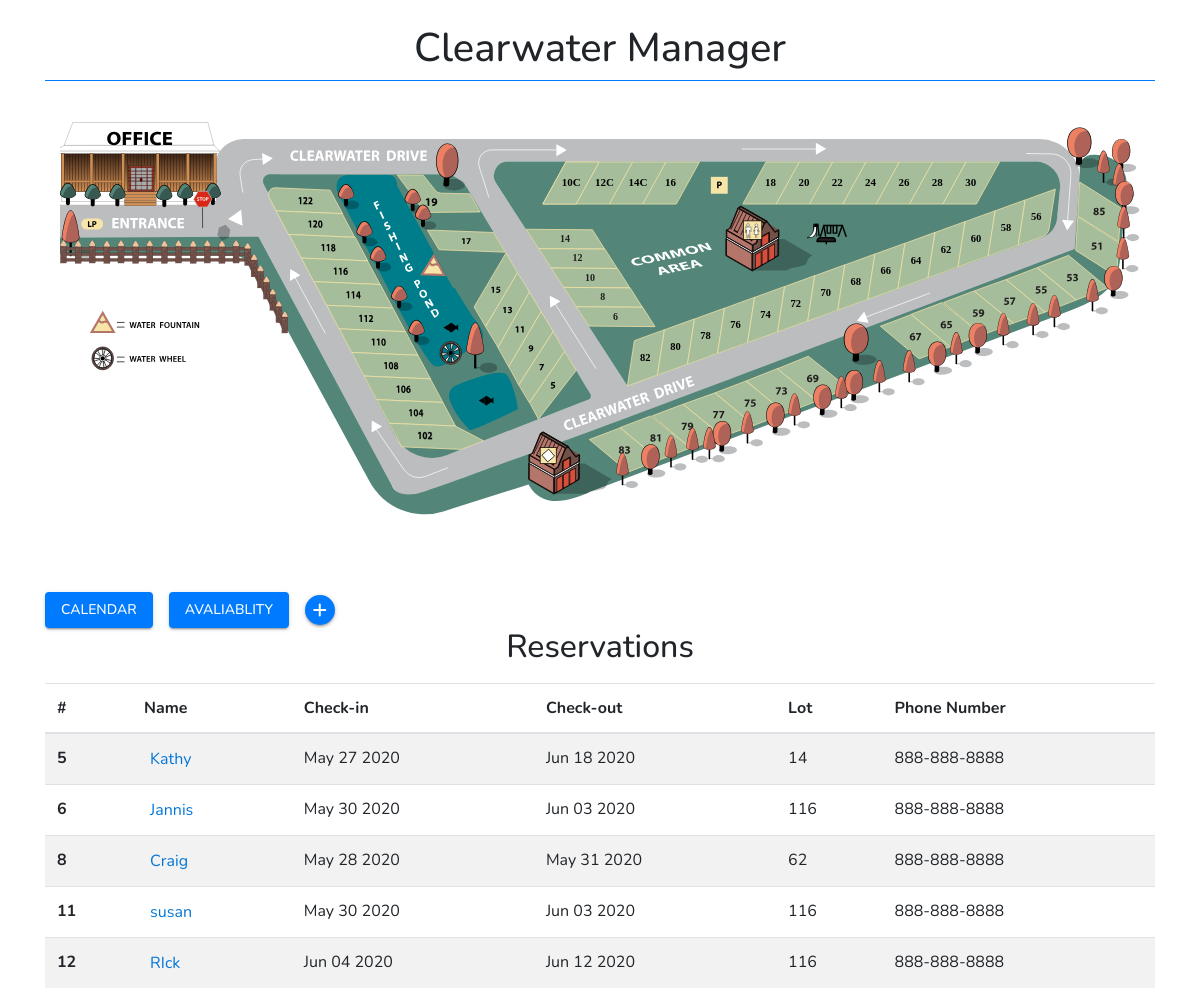
Page /dashboard/ (signed in) on the earlier database version.
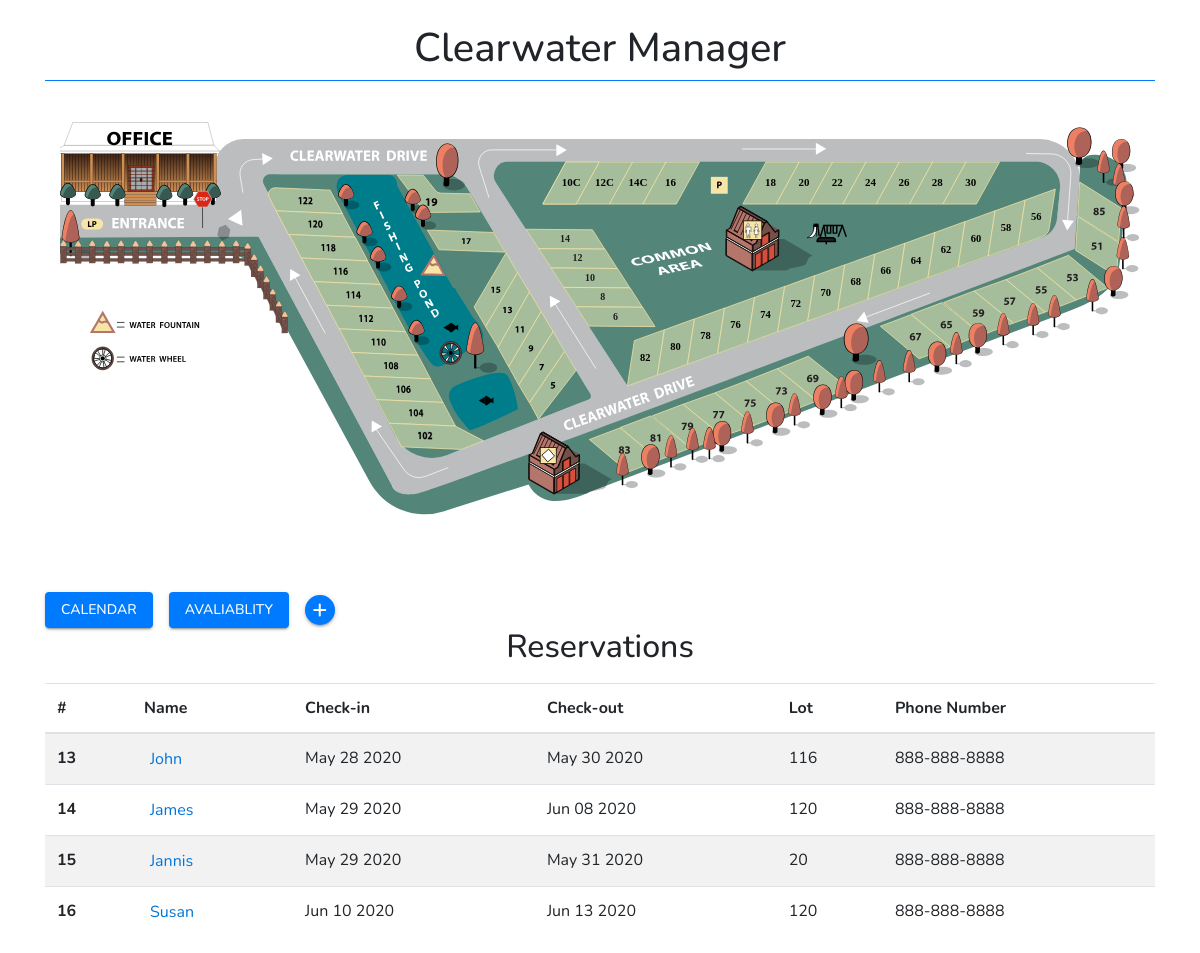
Same page on the later database version.
### manager/models.py (models this page shows, shortened)
class Customer(models.Model):
    name = models.CharField(max_length=255)
    site = models.IntegerField(null=True)
    title = models.CharField(max_length=255)
    start = models.DateTimeField()
    end = models.DateTimeField()
    phoneNum = models.CharField(max_length=25)

### manager/views.py (the view)
# urls.py: path('dashboard/', views.index, name='home'),
def index(request):
    if request.user.is_authenticated:
        customers = Customer.objects.all()
        return render(request, 'manager/index.html', {"customers": customers})
    else:
        return redirect('loginuser')

### templates/manager/index.html (shortened to what this page needs)
{% extends 'base.html' %}
{% load static %}
{% block content %}
<div class="container">
    <div class="row">
        <div class="col-sm-12">
            <h1 class="title text-center mb-0 pt-4 pb-2 border-bottom border-primary">Clearwater Manager</h1>
            <div class="container map">
                {% include 'partials/_map.html' %}
            </div>
        </div>
    </div>
</div>
<div class="container">
    <div class="row">
        <div class="col-sm-12">
            <div class="d-flex justify-content-left align-items-center">
              <a href="{% url 'calendar' %}" class="btn pure-material-button-contained bg-primary mr-3" >Calendar</a>
              <a href="{% url 'calendar' %}" class="btn pure-material-button-contained bg-primary mr-3" data-toggle="modal" data-target="#check-avaliability" >Avaliablity</a>
              <button type="button" class="btn-plus bg-primary" data-toggle="modal" data-target="#customer-form-modal"><i class="fas fa-plus"></i></button>
            </div>
            <h2 class="text-center mb-3">Reservations</h2>
            <table class="table table-striped">
                <thead>
                  <tr>
                    <th scope="col">#</th>
                    <th scope="col">Name</th>
                    <th scope="col">Check-in</th>
                    <th scope="col">Check-out</th>
                    <th scope="col">Lot</th>
                    <th scope="col">Phone Number</th>
                  </tr>
                </thead>
                <tbody>
                    {% for customer in customers %}
                  <tr>
                    <th scope="row">{{ customer.id }}</th>
                    <td class="name"><button type="button" data-toggle="modal" data-target="#customer-delete" class="btn-delete">{{ customer.name }}</button></td>
                    <td class="checkin">{{ customer.start|date:"M d Y" }}</td>
                    <td class="checkout">{{ customer.end|date:"M d Y" }}</td>
                    <td class="site">{{ customer.site }}</td>
                    <td>{{ customer.phoneNum }}</td>
                  </tr>
                    {% endfor %}
                </tbody>
              </table>
        </div>
    </div>
</div>
{% endblock %}

### templates/base.html (shortened to what this page needs)
{% load static %}
<!DOCTYPE html>
<html lang="en">
<head>
    <link rel="stylesheet" href="https://stackpath.bootstrapcdn.com/bootstrap/4.5.0/css/bootstrap.min.css">
    <link rel="stylesheet" href="{% static 'css/main.css' %}">
</head>
<body>
    {% block content %} {% endblock %}
</body>
</html>

### templates/partials/_map.html (shortened to what this page needs)
<svg xmlns="http://www.w3.org/2000/svg" xmlns:xlink="http://www.w3.org/1999/xlink" viewBox="0 0 1501.65 800"><g class="cls-1"><g id="PL_3" data-name="PL 3"><text class="cls-99" transform="translate(695.07 313.03)">14</text><text class="cls-99" transform="translate(712.51 339.94)">12</text><text class="cls-99" transform="translate(729.98 366.91)">10</text><text class="cls-99" transform="translate(751.34 393.87)">8</text><text class="cls-99" transform="translate(768.79 420.8)">6</text></g><g id="PL_4" data-name="PL 4"><text class="cls-100" transform="translate(697.68 235.35)">10C</text><text class="cls-100" transform="translate(744.04 235.35)">12C</text><text class="cls-100" transform="translate(790.39 235.35)">14C</text><text class="cls-100" transform="translate(841.3 235.35)">16</text><text class="cls-100" transform="translate(980.38 235.35)">18</text><text class="cls-100" transform="translate(1026.74 235.35)">20</text><text class="cls-100" transform="translate(1073.1 235.35)">22</text><text class="cls-100" transform="translate(1119.46 235.35)">24</text><text class="cls-100" transform="translate(1165.81 235.35)">26</text><text class="cls-100" transform="translate(1212.17 235.35)">28</text><text class="cls-100" transform="translate(1258.53 235.35)">30</text></g><g id="PL_5" data-name="PL 5"><text class="cls-101" transform="translate(806.54 478.14)">82</text><text class="cls-101" transform="translate(848.34 463.1)">80</text><text class="cls-101" transform="translate(890.15 448.06)">78</text><text class="cls-101" transform="translate(931.95 433.02)">76</text><text class="cls-101" transform="translate(973.76 417.98)">74</text><text class="cls-101" transform="translate(1015.56 402.95)">72</text><text class="cls-101" transform="translate(1057.37 387.91)">70</text><text class="cls-101" transform="translate(1099.17 372.87)">68</text><text class="cls-101" transform="translate(1140.98 357.83)">66</text><text class="cls-101" transform="translate(1182.78 342.79)">64</text><text class="cls-101" transform="translate(1224.59 327.75)">62</text><text class="cls-101" transform="translate(1266.39 312.71)">60</text><text class="cls-101" transform="translate(1308.2 297.67)">58</text><text class="cls-101" transform="translate(1350.01 282.63)">56</text></g></g>
</svg>

### manager/static/css/main.css (style rules this page uses)
body { font-family: 'Nunito', sans-serif; }
.map { margin-top: -4.0rem; }
.fa-plus { color: white; cursor: pointer; }
.btn-plus { display: -webkit-box; display: -ms-flexbox; display: flex; -webkit-box-pack: center; -ms-flex-pack: center; justify-content: center; -webkit-box-align: center; -ms-flex-align: center; align-items: center; width: 30px; height: 30px; border: none; border-radius: 50%; -webkit-box-shadow: 0 2px 2px 0 rgba(0,0,0,0.14), 0 3px 1px -2px rgba(0,0,0,0.12), 0 1px 5px 0 rgba(0,0,0,0.2); box-shadow: 0 2px 2px 0 rgba(0,0,0,0.14), 0 3px 1px -2px rgba(0,0,0,0.12), 0 1px 5px 0 rgba(0,0,0,0.2); cursor: pointer; outline: none; }
.btn-delete { border: none; background: none; color:#0275d8; }
.pure-material-button-contained { position: relative; display: inline-block; -webkit-box-sizing: border-box; box-sizing: border-box; border: none; border-radius: 4px; padding: 0 16px; min-width: 64px; height: 36px; vertical-align: middle; text-align: center; -o-text-overflow: ellipsis; text-overflow: ellipsis; text-transform: uppercase; color: rgb(var(--pure-material-onprimary-rgb, 255, 255, 255)); background-color: rgb(var(--pure-material-primary-rgb, 33, 150, 243)); -webkit-box-shadow: 0 3px 1px -2px rgba(0, 0, 0, 0.2), 0 2px 2px 0 rgba(0, 0, 0, 0.14), 0 1px 5px 0 rgba(0, 0, 0, 0.12); box-shadow: 0 3px 1px -2px rgba(0, 0, 0, 0.2), 0 2px 2px 0 rgba(0, 0, 0, 0.14), 0 1px 5px 0 rgba(0, 0, 0, 0.12); font-size: 14px; font-weight: 500; line-height: 36px; overflow: hidden; outline: none; cursor: pointer; -webkit-transition: -webkit-box-shadow 0.2s; transition: -webkit-box-shadow 0.2s; -o-transition: box-shadow 0.2s; transition: box-shadow 0.2s; transition: box-shadow 0.2s, -webkit-box-shadow 0.2s; }
.pure-material-button-contained::before { content: ""; position: absolute; top: 0; bottom: 0; left: 0; right: 0; background-color: rgb(var(--pure-material-onprimary-rgb, 255, 255, 255)); opacity: 0; -webkit-transition: opacity 0.2s; -o-transition: opacity 0.2s; transition: opacity 0.2s; }
.pure-material-button-contained::after { content: ""; position: absolute; left: 50%; top: 50%; border-radius: 50%; padding: 50%; width: 32px; height: 32px; opacity: 0; -webkit-transform: translate(-50%, -50%) scale(1); -ms-transform: translate(-50%, -50%) scale(1); transform: translate(-50%, -50%) scale(1); -webkit-transition: opacity 1s, -webkit-transform 0.5s; transition: opacity 1s, -webkit-transform 0.5s; -o-transition: opacity 1s, transform 0.5s; transition: opacity 1s, transform 0.5s; transition: opacity 1s, transform 0.5s, -webkit-transform 0.5s; }

### templates/partials/_map.html (style rules this page uses)
.cls-1 { isolation:isolate; }
.cls-102,.cls-79,.cls-83,.cls-99 { fill:#231f20; }
.cls-99 { font-size:13.89px; }
.cls-100,.cls-101,.cls-99 { font-family:MyriadPro-Bold, Myriad Pro;font-weight:700; }
.cls-100 { font-size:15.28px; }
.cls-101 { font-size:14.6px; }

Differences in the rows shown:
removed Customer: id "5", name "Kathy", start "May 27 2020", end "Jun 18 2020", site "14", phoneNum "888-888-8888"
removed Customer: id "6", name "Jannis", start "May 30 2020", end "Jun 03 2020", site "116", phoneNum "888-888-8888"
removed Customer: id "8", name "Craig", start "May 28 2020", end "May 31 2020", site "62", phoneNum "888-888-8888"
removed Customer: id "11", name "susan", start "May 30 2020", end "Jun 03 2020", site "116", phoneNum "888-888-8888"
removed Customer: id "12", name "RIck", start "Jun 04 2020", end "Jun 12 2020", site "116", phoneNum "888-888-8888"
added Customer: id "13", name "John", start "May 28 2020", end "May 30 2020", site "116", phoneNum "888-888-8888"
added Customer: id "14", name "James", start "May 29 2020", end "Jun 08 2020", site "120", phoneNum "888-888-8888"
added Customer: id "15", name "Jannis", start "May 29 2020", end "May 31 2020", site "20", phoneNum "888-888-8888"
added Customer: id "16", name "Susan", start "Jun 10 2020", end "Jun 13 2020", site "120", phoneNum "888-888-8888"
